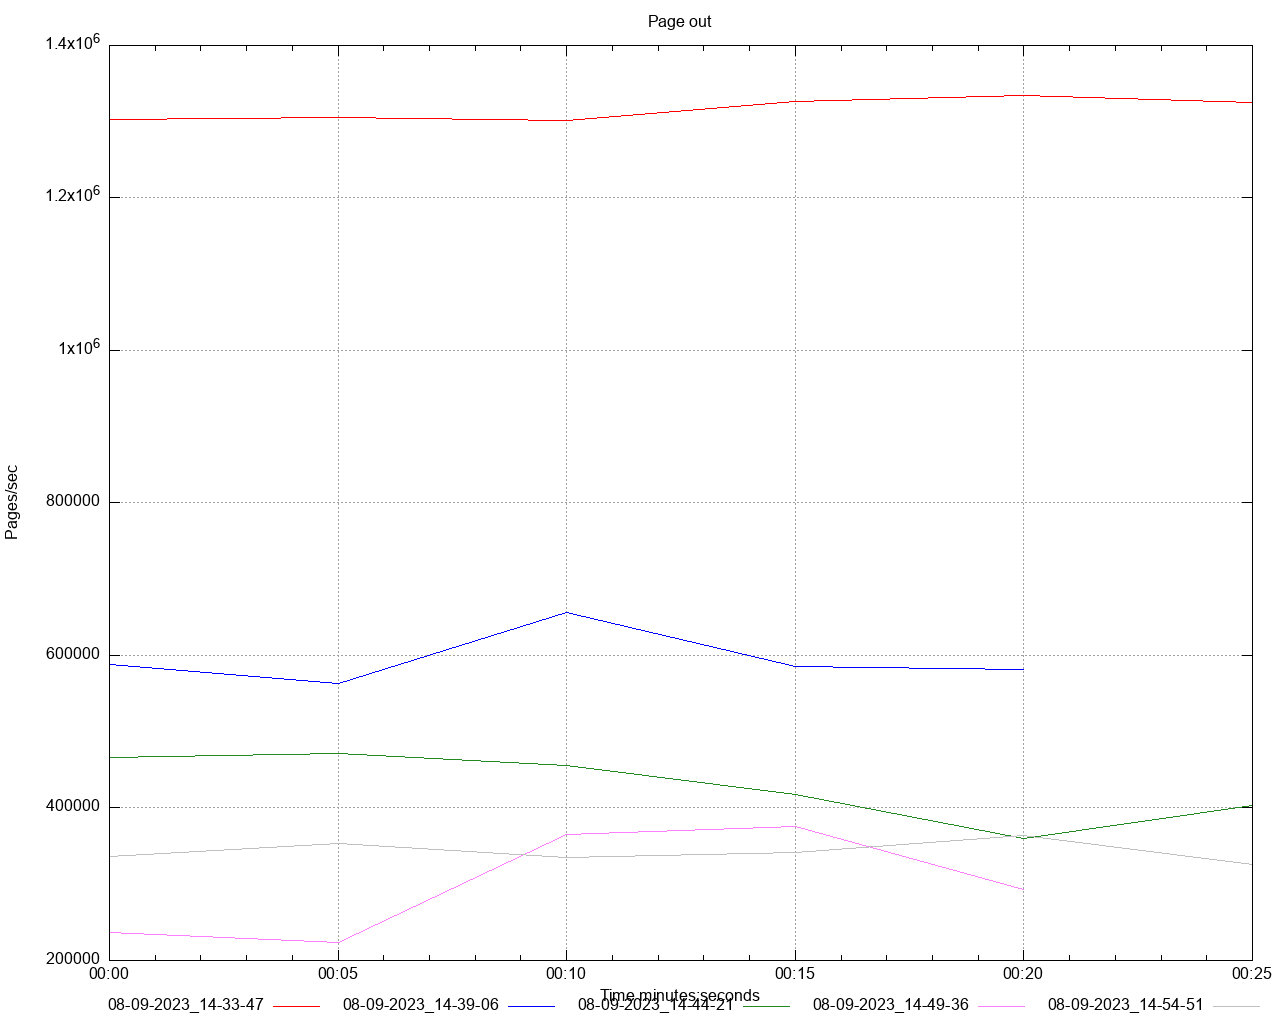

This chart was generated by the following gnuplot code:
set title 'Page out' noenhanced
set style data lines
set datafile separator ","
set terminal png size 1280,1024
set grid
set key below
set xdata time
set timefmt "%s"
offset = 0
t0(x)=(offset=($0==0) ? x : offset, x - offset)
set xlabel 'Time minutes:seconds'
set ylabel 'Pages/sec'
set output '/Users/gbarnett/git/hazelcast-simulator/atomiclong-3node-member/atomicreference/dstat/page_out_A3.png'
plot \
   '/Users/gbarnett/git/hazelcast-simulator/atomiclong-3node-member/atomicreference/data/page_out_A3_1.data' using (t0(timecolumn(1))):2 title "08-09-2023_14-33-47" noenhanced lt rgb "red", \
   '/Users/gbarnett/git/hazelcast-simulator/atomiclong-3node-member/atomicreference/data/page_out_A3_2.data' using (t0(timecolumn(1))):2 title "08-09-2023_14-39-06" noenhanced lt rgb "blue", \
   '/Users/gbarnett/git/hazelcast-simulator/atomiclong-3node-member/atomicreference/data/page_out_A3_3.data' using (t0(timecolumn(1))):2 title "08-09-2023_14-44-21" noenhanced lt rgb "forest-green", \
   '/Users/gbarnett/git/hazelcast-simulator/atomiclong-3node-member/atomicreference/data/page_out_A3_4.data' using (t0(timecolumn(1))):2 title "08-09-2023_14-49-36" noenhanced lt rgb "orchid", \
   '/Users/gbarnett/git/hazelcast-simulator/atomiclong-3node-member/atomicreference/data/page_out_A3_5.data' using (t0(timecolumn(1))):2 title "08-09-2023_14-54-51" noenhanced lt rgb "grey", \
